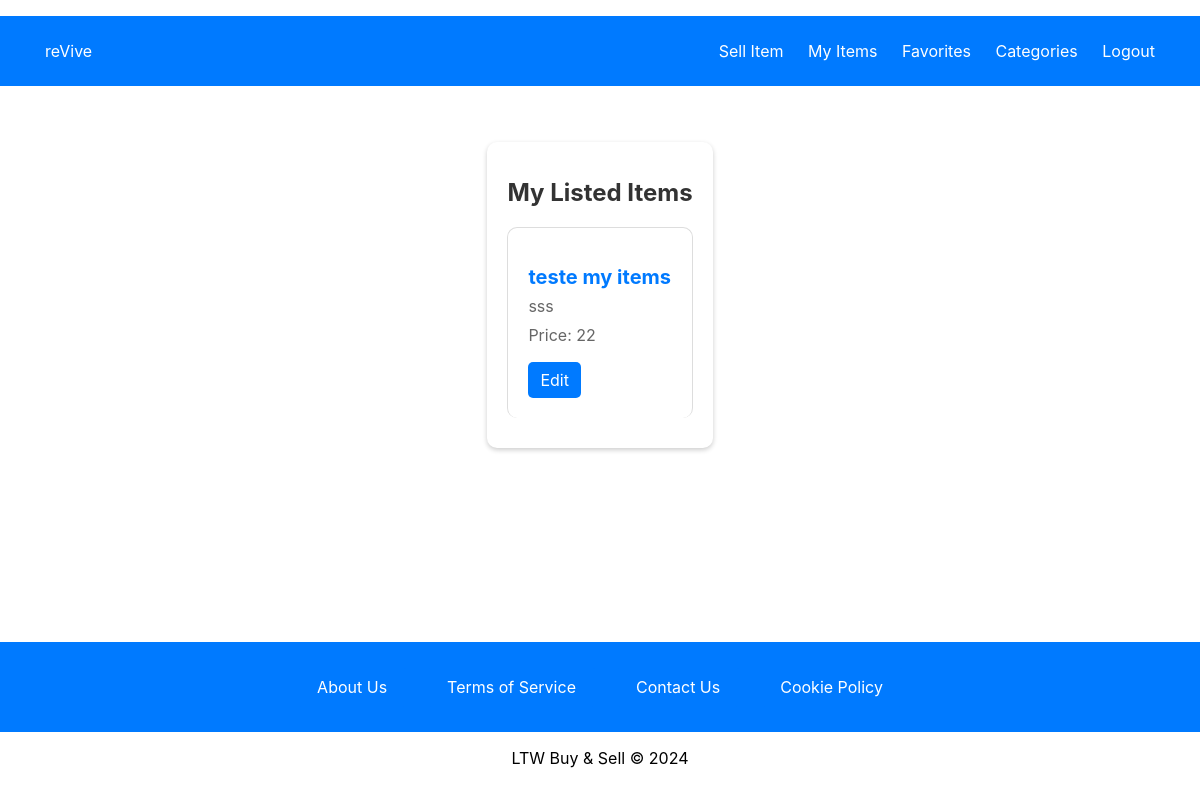
Page /pages/my_items.php (signed in) on the earlier database version.
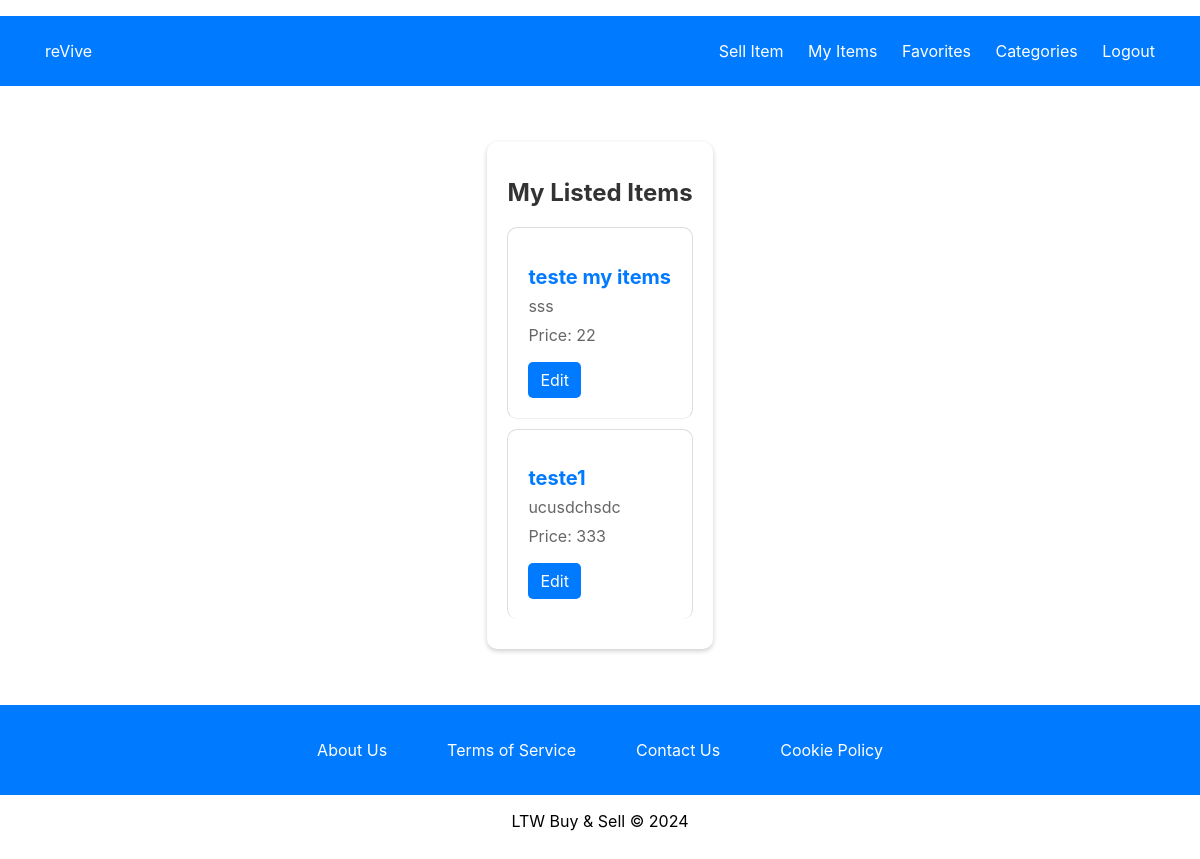
Same page on the later database version.
### tables this page shows
CREATE TABLE items (
    item_id INTEGER PRIMARY KEY AUTOINCREMENT,
    user_id INTEGER NOT NULL,
    category_id INTEGER NOT NULL,
    title TEXT NOT NULL,
    description TEXT,
    brand TEXT,
    model TEXT,
    size TEXT,
    condition TEXT,
    price REAL NOT NULL,
    image_path TEXT, -- Path to item images
    FOREIGN KEY (user_id) REFERENCES users(user_id),
    FOREIGN KEY (category_id) REFERENCES categories(category_id)
);

### database/items.class.php (called while the page is built, shortened)
<?php
class Item {
    public function __construct(array $data = []) {
        $this->id = $data['item_id'] ?? 0;
        $this->title = $data['title'] ?? '';
        $this->description = $data['description'] ?? '';
        $this->price = $data['price'] ?? 0.0;
    }
    public static function getItemsByUser(PDO $db, int $user_id): array {
        $stmt = $db->prepare('SELECT * FROM Items WHERE user_id = ?');
        $stmt->execute([$user_id]);
        $items = [];
        while ($row = $stmt->fetch(PDO::FETCH_ASSOC)) {
            $items[] = new Item($row);
        }
        return $items;
    }
}
?>

### pages/my_items.php (the view, shortened to what this page needs)
<?php
require_once(__DIR__ . '/../database/connection.db.php');
require_once(__DIR__ . '/../database/items.class.php');
require_once(__DIR__ . '/../templates/common.php');
$db = getDatabaseConnection();
$user_id = $_SESSION['user_id'];
$items = Item::getItemsByUser($db, $user_id);
?>
<link rel="stylesheet" type="text/css" href="../styles/my_items.css">
<div class="items-container">
    <h1>My Listed Items</h1>
    <?php foreach ($items as $item): ?>
        <div class="item">
            <h2><?= htmlspecialchars($item->title) ?></h2>
            <p><?= htmlspecialchars($item->description) ?></p>
            <p>Price: <?= htmlspecialchars($item->price) ?></p>
            <a href="edit_item.php?item_id=<?= $item->id ?>">Edit</a>
        </div>
    <?php endforeach; ?>
</div>

Differences in the rows shown:
added items: title "teste1", description "ucusdchsdc", price "333"
